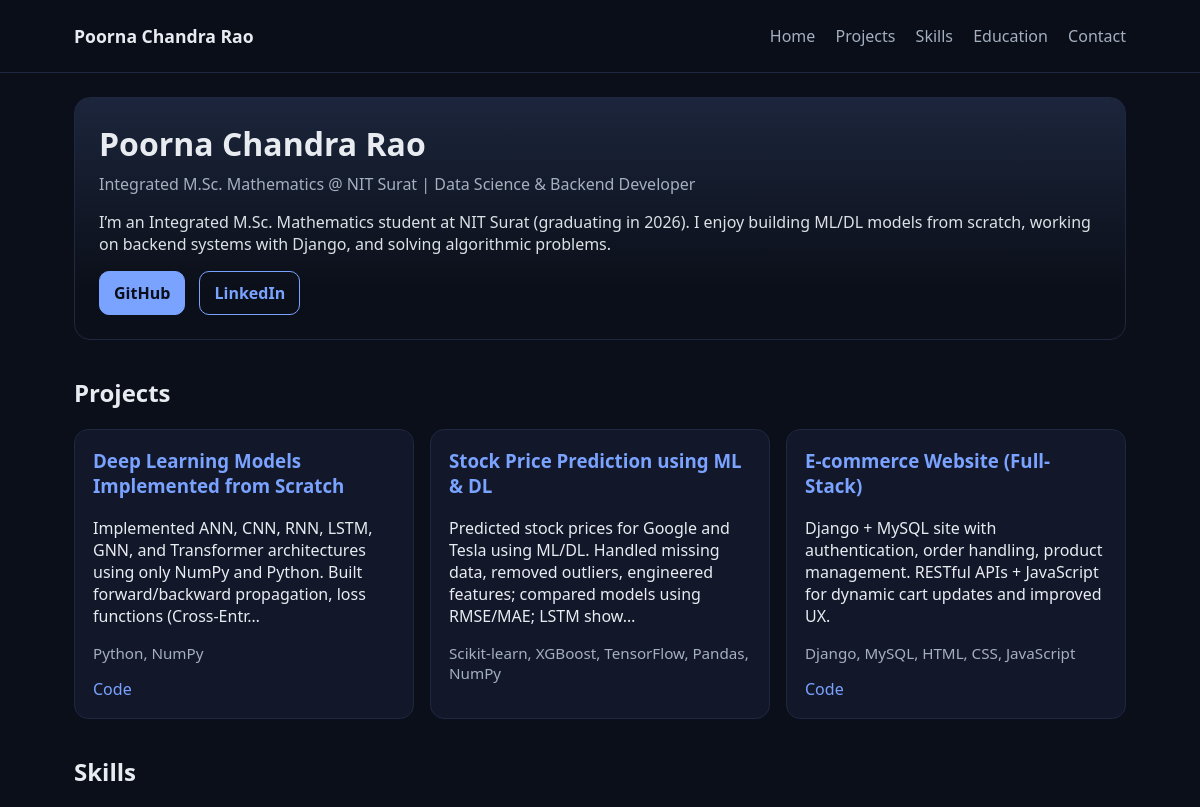
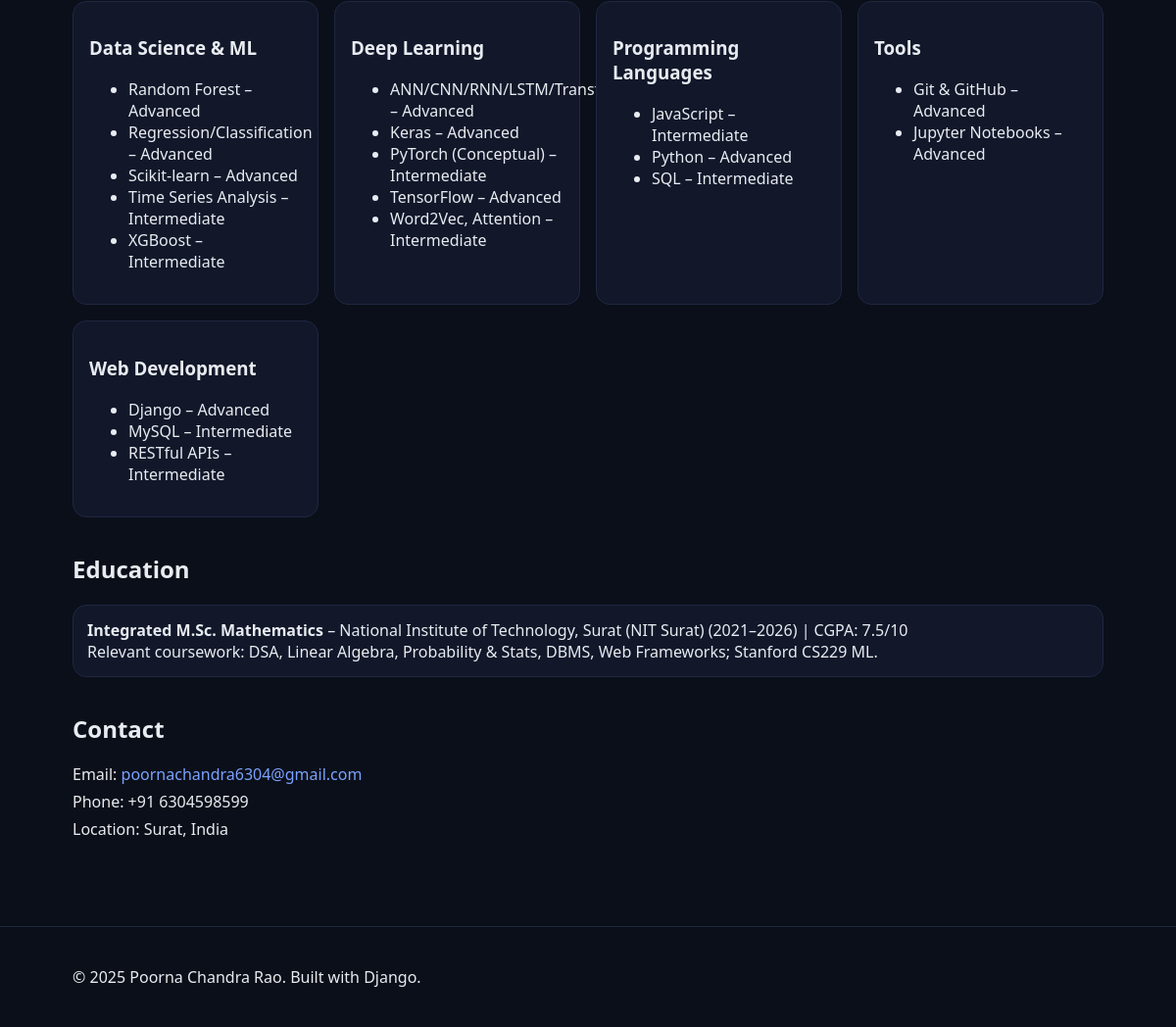
The page / on the database its author committed (2 pictures, top to bottom).
### portfolio/models.py (models this page shows, shortened)
class Profile(models.Model):
    name = models.CharField(max_length=120)
    tagline = models.CharField(max_length=200, blank=True)
    email = models.EmailField()
    phone = models.CharField(max_length=40, blank=True)
    location = models.CharField(max_length=120, blank=True)
    linkedin = models.URLField(blank=True)
    github = models.URLField(blank=True)
    about = models.TextField(blank=True)
    updated_at = models.DateTimeField(auto_now=True)

class Project(models.Model):
    title = models.CharField(max_length=200)
    description = models.TextField()
    technologies = models.TextField(blank=True)  # comma-separated or paragraph
    github_url = models.URLField(blank=True)
    demo_url = models.URLField(blank=True)
    featured = models.BooleanField(default=False)
    order = models.IntegerField(default=0)

class Skill(models.Model):
    category = models.CharField(max_length=120)
    name = models.CharField(max_length=120)
    level = models.CharField(max_length=60, blank=True)  # e.g., Beginner/Intermediate/Advanced

class Education(models.Model):
    degree = models.CharField(max_length=200)
    institution = models.CharField(max_length=200)
    start_year = models.IntegerField(null=True, blank=True)
    end_year = models.IntegerField(null=True, blank=True)
    cgpa = models.CharField(max_length=20, blank=True)
    details = models.TextField(blank=True)

### portfolio/views.py (the view)
# urls.py: path('', views.home, name='home'),
def home(request):
    profile = Profile.objects.first()
    if not profile:
        c = settings.PORTFOLIO_CONTACT
        class Obj: pass
        profile = Obj()
        for k, v in c.items():
            setattr(profile, k, v)
    educations = Education.objects.all().order_by('-end_year', '-start_year')
    skills = {}
    for s in Skill.objects.all().order_by('category', 'name'):
        skills.setdefault(s.category, []).append(s)
    projects = Project.objects.all().order_by('order', 'title')
    return render(request, 'portfolio/home.html', {
        'profile': profile,
        'educations': educations,
        'skills': skills,
        'projects': projects,
    })

### portfolio/templates/portfolio/home.html (shortened to what this page needs)
{% extends 'portfolio/base.html' %}
{% block content %}
<section class="hero">
  <div class="hero-text">
    <h1>{{ profile.name }}</h1>
    {% if profile.tagline %}<p class="tagline">{{ profile.tagline }}</p>{% endif %}
    {% if profile.about %}<p class="about">{{ profile.about }}</p>{% endif %}
    <div class="cta">
      {% if profile.github %}<a class="btn" href="{{ profile.github }}" target="_blank" rel="noopener">GitHub</a>{% endif %}
      {% if profile.linkedin %}<a class="btn outline" href="{{ profile.linkedin }}" target="_blank" rel="noopener">LinkedIn</a>{% endif %}
    </div>
  </div>
</section>
<section id="projects">
  <h2>Projects</h2>
  <div class="grid">
    {% for p in projects %}
      <article class="card">
        <h3><a href="{% url 'project_detail' p.pk %}">{{ p.title }}</a></h3>
        <p>{{ p.description|truncatechars:160 }}</p>
        <p class="tech">{{ p.technologies }}</p>
        <div class="links">
          {% if p.github_url %}<a href="{{ p.github_url }}" target="_blank" rel="noopener">Code</a>{% endif %}
        </div>
      </article>
    {% empty %}
      <p>No projects yet. Add some in the admin!</p>
    {% endfor %}
  </div>
</section>
<section id="skills">
  <h2>Skills</h2>
  <div class="skills">
    {% for cat, items in skills.items %}
      <div class="skill-col">
        <h3>{{ cat }}</h3>
        <ul>
          {% for s in items %}
            <li>{{ s.name }}{% if s.level %} – {{ s.level }}{% endif %}</li>
          {% endfor %}
        </ul>
      </div>
    {% empty %}
      <p>No skills added yet.</p>
    {% endfor %}
  </div>
</section>
<section id="education">
  <h2>Education</h2>
  <ul class="edu-list">
    {% for e in educations %}
      <li>
        <strong>{{ e.degree }}</strong> – {{ e.institution }}
        {% if e.start_year or e.end_year %} ({{ e.start_year }}–{{ e.end_year }}){% endif %}
        {% if e.cgpa %} | CGPA: {{ e.cgpa }}{% endif %}
        {% if e.details %}<div class="muted">{{ e.details }}</div>{% endif %}
      </li>
    {% empty %}
      <li>No education records yet.</li>
    {% endfor %}
  </ul>
</section>
<section id="contact">
  <h2>Contact</h2>
  <ul class="contact">
    {% if profile.email %}<li>Email: <a href="mailto:{{ profile.email }}">{{ profile.email }}</a></li>{% endif %}
    {% if profile.phone %}<li>Phone: {{ profile.phone }}</li>{% endif %}
    {% if profile.location %}<li>Location: {{ profile.location }}</li>{% endif %}
  </ul>
</section>
{% endblock %}

### portfolio/templates/portfolio/base.html (shortened to what this page needs)
{% load static %}
<!doctype html>
<html lang="en">
<head>
  <link rel="stylesheet" href="{% static 'portfolio/style.css' %}">
</head>
<body>
  <header class="site-header">
    <div class="container header-inner">
      <a class="brand" href="/"> {{ profile.name|default:"Your Name" }} </a>
      <nav>
        <a href="/">Home</a>
        <a href="#projects">Projects</a>
        <a href="#skills">Skills</a>
        <a href="#education">Education</a>
        <a href="#contact">Contact</a>
      </nav>
    </div>
  </header>
  <main class="container">
    {% block content %}{% endblock %}
  </main>
  <footer class="site-footer">
    <div class="container">
      <p>&copy; <span id="year"></span> {{ profile.name|default:"Your Name" }}. Built with Django.</p>
    </div>
  </footer>
</body>
</html>

### portfolio/static/portfolio/style.css (style rules this page uses)
:root { --bg: #0b0f19; --panel: #12172a; --text: #e8ecf1; --muted: #a4afc0; --primary: #7aa2ff; --border: #1f2741; }
* { box-sizing: border-box; }
html, body { margin: 0; padding: 0; background: var(--bg); color: var(--text); font-family: ui-sans-serif, system-ui, -apple-system, Segoe UI, Roboto, Ubuntu, Cantarell, Noto Sans, Helvetica Neue, Arial, "Apple Color Emoji", "Segoe UI Emoji"; }
a { color: var(--primary); text-decoration: none; }
.container { width: min(1100px, 92vw); margin: 0 auto; padding: 24px; }
.site-header { position: sticky; top: 0; background: rgba(11,15,25,.7); backdrop-filter: blur(10px); border-bottom: 1px solid var(--border); z-index: 10; }
.header-inner { display:flex; align-items:center; justify-content:space-between; }
.brand { font-weight: 700; font-size: 1.1rem; color: var(--text); }
nav a { margin-left: 16px; color: var(--muted); }
.site-footer { border-top: 1px solid var(--border); margin-top: 48px; }
.hero { display:grid; grid-template-columns: 1fr; gap: 16px; padding: 24px; background: linear-gradient(180deg, rgba(122,162,255,.15), transparent 80%); border: 1px solid var(--border); border-radius: 16px; }
.hero h1 { margin: 0 0 8px; font-size: 2rem; }
.tagline { margin: 0 0 10px; color: var(--muted); }
.about { color: var(--text); opacity: .95; }
.cta .btn { margin-right: 10px; }
.btn { display:inline-block; padding:10px 14px; border-radius: 10px; border:1px solid var(--primary); background: var(--primary); color:#0b0f19; font-weight:600; }
.btn.outline { background: transparent; color: var(--primary); }
h2 { margin-top: 36px; }
.grid { display:grid; grid-template-columns: repeat(auto-fit, minmax(260px, 1fr)); gap: 16px; }
.card { background: var(--panel); border: 1px solid var(--border); padding: 18px; border-radius: 14px; }
.card h3 { margin-top: 0; }
.tech { color: var(--muted); font-size: .95rem; }
.skills { display:grid; grid-template-columns: repeat(auto-fit, minmax(220px, 1fr)); gap: 16px; }
.skill-col { background: var(--panel); border: 1px solid var(--border); padding: 16px; border-radius: 14px; }
.edu-list { list-style: none; padding: 0; }
.edu-list li { background: var(--panel); border: 1px solid var(--border); padding: 14px; border-radius: 14px; margin-bottom: 12px; }
.contact { list-style: none; padding: 0; }
.contact li { margin: 6px 0; }

### rows shown on the page
Profile: name "Poorna Chandra Rao", tagline "Integrated M.Sc. Mathematics @ NIT Surat | Data Science & Backend Developer", about "I’m an Integrated M.Sc. Mathematics student at NIT Surat (graduating in 2026). I enjoy building ML/DL models from scratch, working on backend systems with Django, and solving algorithmic problems.", email "poornachandra6304@gmail.com", phone "+91 6304598599", location "Surat, India"
Project: title "Deep Learning Models Implemented from Scratch", description "Implemented ANN, CNN, RNN, LSTM, GNN, and Transformer architectures using only NumPy and Python. Built forward/backward propagation, loss functions (Cross-Entr…", technologies "Python, NumPy"
Project: title "Stock Price Prediction using ML & DL", description "Predicted stock prices for Google and Tesla using ML/DL. Handled missing data, removed outliers, engineered features; compared models using RMSE/MAE; LSTM show…", technologies "Scikit-learn, XGBoost, TensorFlow, Pandas, NumPy"
Project: title "E-commerce Website (Full-Stack)", description "Django + MySQL site with authentication, order handling, product management. RESTful APIs + JavaScript for dynamic cart updates and improved UX.", technologies "Django, MySQL, HTML, CSS, JavaScript"
Skill: category "Data Science & ML", name "Random Forest", level "Advanced"
Skill: name "Regression/Classification", level "Advanced"
Skill: name "Scikit-learn", level "Advanced"
Skill: name "Time Series Analysis", level "Intermediate"
Skill: name "XGBoost", level "Intermediate"
Skill: category "Deep Learning", name "ANN/CNN/RNN/LSTM/Transformers", level "Advanced"
Skill: name "Keras", level "Advanced"
Skill: name "PyTorch (Conceptual)", level "Intermediate"
Skill: name "TensorFlow", level "Advanced"
Skill: name "Word2Vec, Attention", level "Intermediate"
Skill: category "Programming Languages", name "JavaScript", level "Intermediate"
Skill: name "Python", level "Advanced"
Skill: name "SQL", level "Intermediate"
Skill: category "Tools", name "Git & GitHub", level "Advanced"
Skill: name "Jupyter Notebooks", level "Advanced"
Skill: category "Web Development", name "Django", level "Advanced"
Skill: name "MySQL", level "Intermediate"
Skill: name "RESTful APIs", level "Intermediate"
Education: degree "Integrated M.Sc. Mathematics", institution "National Institute of Technology, Surat (NIT Surat)", start_year "2021", end_year "2026", cgpa "7.5/10", details "Relevant coursework: DSA, Linear Algebra, Probability & Stats, DBMS, Web Frameworks; Stanford CS229 ML."
